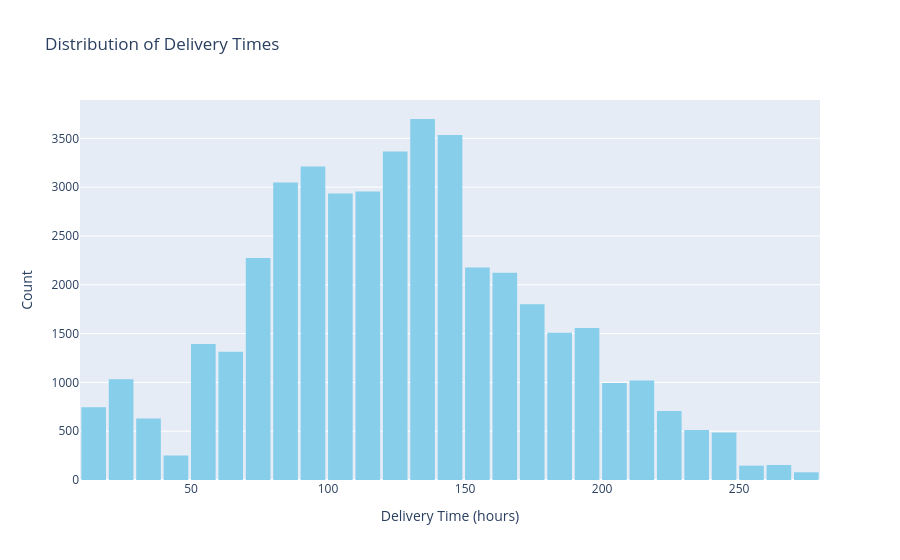
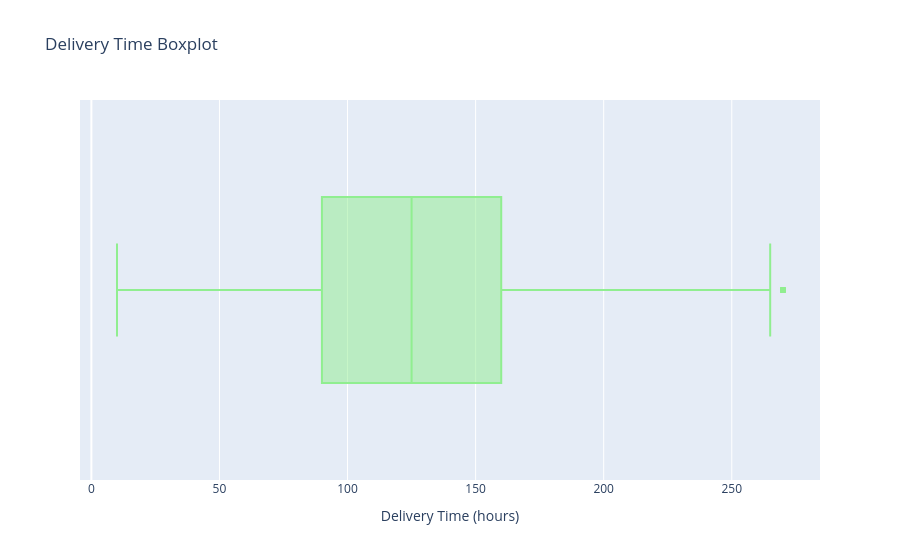

Write notebook code for charts like these, in order.
### Markdown cell above
####  Distribution of Delivery Times

### Code cell
fig_hist = px.histogram(
    df, 
    x='Delivery_Time', 
    nbins=30, 
    title="Distribution of Delivery Times",
    color_discrete_sequence=['skyblue']
)
fig_hist.update_layout(
    xaxis_title="Delivery Time (hours)",
    yaxis_title="Count",
    bargap=0.1
)
fig_hist.show()

# Boxplot
fig_box = px.box(
    df, 
    x='Delivery_Time', 
    title="Delivery Time Boxplot",
    color_discrete_sequence=['lightgreen']
)
fig_box.update_layout(
    xaxis_title="Delivery Time (hours)"
)
fig_box.show()

### Figure 1 — Plotly figure (JSON) as saved in the notebook; plotly's stock layout.template omitted (floating-point values rounded to 4 significant figures; data arrays with more than 128 entries replaced by an {"elided": "..."} marker saying what was removed)
{"data": [{"bingroup": "x", "hovertemplate": "Delivery_Time=%{x}<br>count=%{y}<extra></extra>", "legendgroup": "", "marker": {"color": "skyblue", "pattern": {"shape": ""}}, "name": "", "nbinsx": 30, "orientation": "v", "showlegend": false, "type": "histogram", "x": {"elided": "43648 int values"}, "xaxis": "x", "yaxis": "y"}], "layout": {"bargap": 0.1, "barmode": "relative", "legend": {"tracegroupgap": 0}, "title": {"text": "Distribution of Delivery Times"}, "xaxis": {"anchor": "y", "domain": [0, 1], "title": {"text": "Delivery Time (hours)"}}, "yaxis": {"anchor": "x", "domain": [0, 1], "title": {"text": "Count"}}}}

### Figure 2 — Plotly figure (JSON) as saved in the notebook; plotly's stock layout.template omitted (floating-point values rounded to 4 significant figures; data arrays with more than 128 entries replaced by an {"elided": "..."} marker saying what was removed)
{"data": [{"alignmentgroup": "True", "hovertemplate": "Delivery_Time=%{x}<extra></extra>", "legendgroup": "", "marker": {"color": "lightgreen"}, "name": "", "notched": false, "offsetgroup": "", "orientation": "h", "showlegend": false, "type": "box", "x": {"elided": "43648 int values"}, "x0": " ", "xaxis": "x", "y0": " ", "yaxis": "y"}], "layout": {"boxmode": "group", "legend": {"tracegroupgap": 0}, "title": {"text": "Delivery Time Boxplot"}, "xaxis": {"anchor": "y", "domain": [0, 1], "title": {"text": "Delivery Time (hours)"}}, "yaxis": {"anchor": "x", "domain": [0, 1]}}}
